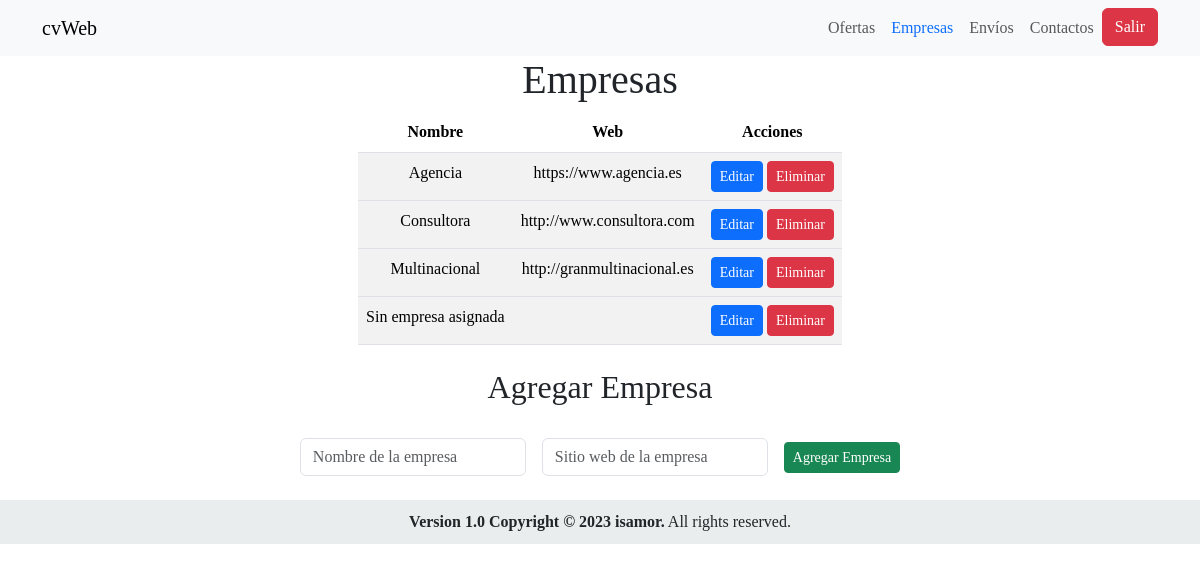
Screenshot of /controladores/empresacontrolador.php with the database file from the repository.
### tables this page shows
CREATE TABLE `empresa` (
  `id_empresa` int(11) NOT NULL,
  `nombre_empresa` varchar(255) DEFAULT NULL,
  `web` varchar(255) DEFAULT NULL
);

### controladores/empresacontrolador.php (called while the page is built, shortened)
<?php
require_once '../vistas/empresa.php';
require_once '../modelos/empresamodelo.php';
class EmpresaControlador
{
    private $empresaModel;
    public function __construct()
    {
        $this->empresaModel = new EmpresaModelo();
    }
    public function mostrarEmpresas()
    {
        return $this->empresaModel->obtenerEmpresas();
    }
}

### config/conexiondb.php (called while the page is built, shortened)
<?php
class ConexionDb {
    private $mysqli;
    public function __construct() {
        $this->mysqli = new mysqli(DB_HOST, DB_USERNAME, DB_PASSWORD, DB_DATABASE);
    }
    public function getMysqli() {
        return $this->mysqli;
    }
}

### modelos/empresamodelo.php (called while the page is built, shortened)
<?php
require_once '../config/conexiondb.php';
require_once '../controladores/empresacontrolador.php';
class EmpresaModelo
{
    private $mysqli;
    public function __construct()
    {
        $conexionDb = new ConexionDb();
        $this->mysqli = $conexionDb->getMysqli();
    }
    private function ejecutarConsulta($consulta)
    {
        return $this->mysqli->query($consulta);
    }
    public function obtenerEmpresas()
    {
        $ssql = "SELECT * FROM empresa ORDER BY nombre_empresa ASC;";
        return $this->ejecutarConsulta($ssql);
    }
}

### vistas/empresa.php (the view, shortened to what this page needs)
<?php
require_once '../controladores/empresacontrolador.php';
require_once '../modelos/empresamodelo.php';
?>
<!DOCTYPE html>
<html>
<head>
    <link href="../sources/bootstrap/css/bootstrap-5.3.2-dist/css/bootstrap.min.css" rel="stylesheet"
>
    <link href="https://cdn.jsdelivr.net/npm/bootstrap@5.3.2/dist/css/bootstrap.min.css" rel="stylesheet"
>
    <link rel="stylesheet" type="text/css" href="/sources/css/estilo.css">
</head>
<body>
    <nav class="navbar navbar-expand-lg bg-light">
        <div class="container">
            <a class="navbar-brand" href="index.php">cvWeb</a>
            <div class="collapse navbar-collapse" id="navbarSupportedContent">
                <ul class="navbar-nav ms-auto">
                    <li class="nav-item">
                        <a class="nav-link" href="ofertas.php">Ofertas</a>
                    </li>
                    <a class="nav-link active text-primary" aria-current="page" href="">Empresas</a>
                    <li class="nav-item">
                        <a class="nav-link" href="envio.php">Envíos</a>
                    </li>
                    <li class="nav-item">
                        <a class="nav-link" href="contacto.php">Contactos</a>
                    </li>
                    <form action="../controladores/controlador_cerrar_sesion.php" method="post">
                        <button type="submit" class="btn btn-danger">Salir</button>
                    </form>
                </ul>
            </div>
        </div>
    </nav>
    <div class="container text-center">
        <h1 class="text-center">Empresas</h1>
        <div class="table-responsive d-inline-block mx-auto">
            <table class="table table-striped">
                <thead>
                    <tr>
                        <th scope="col">Nombre</th>
                        <th scope="col">Web</th>
                        <th scope="col">Acciones</th>
                    </tr>
                </thead>
                <tbody>
                    <?php
                    $controladorEmpresas = new EmpresaControlador();
                    $empresas = $controladorEmpresas->mostrarEmpresas();
                    foreach ($empresas as $empresa): ?>
                        <tr>
                            <td>
                                <?= $empresa['nombre_empresa'] ?>
                            </td>
                            <td>
                                <?= $empresa['web'] ?>
                            </td>
                            <td>
                                <div>
                                <button class="btn btn-primary btn-sm"
                                        onclick="editarEmpresa(<?= $empresa['id_empresa'] ?>)">Editar</button>
                                    <form action="" method="post" class="d-inline">
                                        <button class="btn btn-danger btn-sm" type="submit"
                                            name="eliminar_empresa">Eliminar</button>
                                    </form>
                                </div>
                            </td>
                        </tr>
                    <?php endforeach; ?>
                </tbody>
            </table>
        </div>
    </div>
    <div class="container mx-auto">
        <h2 class="text-center">Agregar Empresa</h2>
        <br>
        <form action="" method="post" class="d-flex justify-content-center align-items-center flex-wrap">
            <div class="form-group mx-2">
                <input type="text" class="form-control" name="nombre_empresa" placeholder="Nombre de la empresa">
            </div>
            <div class="form-group mx-2">
                <input type="text" class="form-control" name="web_empresa" placeholder="Sitio web de la empresa">
            </div>
            <div class="form-group mx-2">
                <button class="btn btn-sm btn-success" type="submit" name="agregar_empresa">Agregar Empresa</button>
            </div>
        </form>
    </div>
    <br>
    <?php require_once "../vistas/modulos/footer.php"; ?>
</body>
</html>

### sources/css/estilo.css (style rules this page uses)
h1 { font-family: Lato-Regular; }
body, form { font-family: Montserrat-Medium; }

### rows the page displays
empresa: nombre_empresa "Agencia", web "https://www.agencia.es"
empresa: nombre_empresa "Consultora", web "http://www.consultora.com"
empresa: nombre_empresa "Multinacional", web "http://granmultinacional.es"
empresa: nombre_empresa "Sin empresa asignada"
